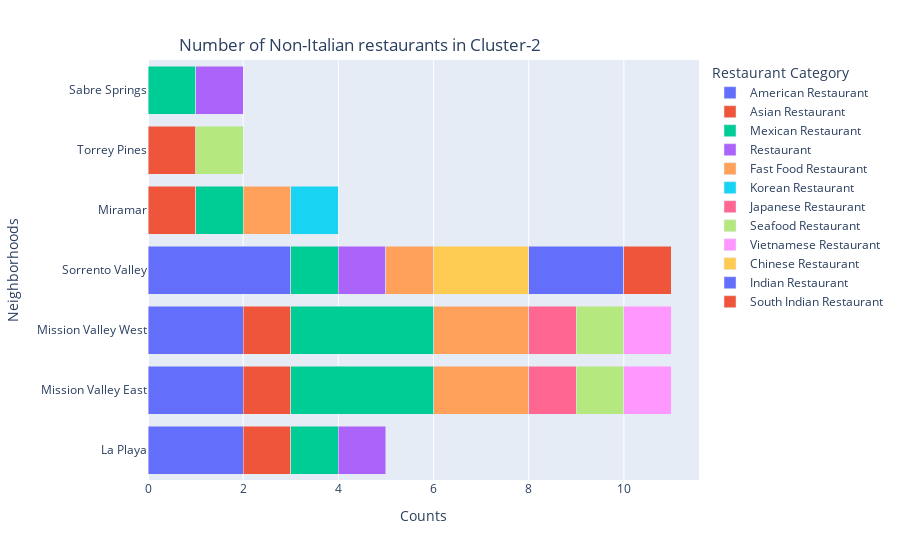

Write notebook code for a chart like this one.
### Code cell
import plotly.express as px 

fig = px.bar(hoods_no_italian_rests, x="Counts", y="Neighborhoods",
             color="Restaurant Category", hover_data=['Restaurant Category'], 
             barmode = 'stack', orientation='h') 

fig.update_layout(
    title={
        'text': "Number of Non-Italian restaurants in Cluster-2",
        'y':0.93,
        'x':0.4,
        'xanchor': 'center',
        'yanchor': 'top'})
fig.show()

### Figure 1 — Plotly figure (JSON) as saved in the notebook; plotly's stock layout.template omitted (floating-point values rounded to 4 significant figures)
{"data": [{"alignmentgroup": "True", "customdata": [["American Restaurant"], ["American Restaurant"], ["American Restaurant"], ["American Restaurant"]], "hovertemplate": "Restaurant Category=%{customdata[0]}<br>Counts=%{x}<br>Neighborhoods=%{y}<extra></extra>", "legendgroup": "American Restaurant", "marker": {"color": "#636efa"}, "name": "American Restaurant", "offsetgroup": "American Restaurant", "orientation": "h", "showlegend": true, "textposition": "auto", "type": "bar", "x": [2, 2, 2, 3], "xaxis": "x", "y": ["La Playa", "Mission Valley East", "Mission Valley West", "Sorrento Valley"], "yaxis": "y"}, {"alignmentgroup": "True", "customdata": [["Asian Restaurant"], ["Asian Restaurant"], ["Asian Restaurant"], ["Asian Restaurant"], ["Asian Restaurant"]], "hovertemplate": "Restaurant Category=%{customdata[0]}<br>Counts=%{x}<br>Neighborhoods=%{y}<extra></extra>", "legendgroup": "Asian Restaurant", "marker": {"color": "#EF553B"}, "name": "Asian Restaurant", "offsetgroup": "Asian Restaurant", "orientation": "h", "showlegend": true, "textposition": "auto", "type": "bar", "x": [1, 1, 1, 1, 1], "xaxis": "x", "y": ["La Playa", "Miramar", "Mission Valley East", "Mission Valley West", "Torrey Pines"], "yaxis": "y"}, {"alignmentgroup": "True", "customdata": [["Mexican Restaurant"], ["Mexican Restaurant"], ["Mexican Restaurant"], ["Mexican Restaurant"], ["Mexican Restaurant"], ["Mexican Restaurant"]], "hovertemplate": "Restaurant Category=%{customdata[0]}<br>Counts=%{x}<br>Neighborhoods=%{y}<extra></extra>", "legendgroup": "Mexican Restaurant", "marker": {"color": "#00cc96"}, "name": "Mexican Restaurant", "offsetgroup": "Mexican Restaurant", "orientation": "h", "showlegend": true, "textposition": "auto", "type": "bar", "x": [1, 1, 3, 3, 1, 1], "xaxis": "x", "y": ["La Playa", "Miramar", "Mission Valley East", "Mission Valley West", "Sabre Springs", "Sorrento Valley"], "yaxis": "y"}, {"alignmentgroup": "True", "customdata": [["Restaurant"], ["Restaurant"], ["Restaurant"]], "hovertemplate": "Restaurant Category=%{customdata[0]}<br>Counts=%{x}<br>Neighborhoods=%{y}<extra></extra>", "legendgroup": "Restaurant", "marker": {"color": "#ab63fa"}, "name": "Restaurant", "offsetgroup": "Restaurant", "orientation": "h", "showlegend": true, "textposition": "auto", "type": "bar", "x": [1, 1, 1], "xaxis": "x", "y": ["La Playa", "Sabre Springs", "Sorrento Valley"], "yaxis": "y"}, {"alignmentgroup": "True", "customdata": [["Fast Food Restaurant"], ["Fast Food Restaurant"], ["Fast Food Restaurant"], ["Fast Food Restaurant"]], "hovertemplate": "Restaurant Category=%{customdata[0]}<br>Counts=%{x}<br>Neighborhoods=%{y}<extra></extra>", "legendgroup": "Fast Food Restaurant", "marker": {"color": "#FFA15A"}, "name": "Fast Food Restaurant", "offsetgroup": "Fast Food Restaurant", "orientation": "h", "showlegend": true, "textposition": "auto", "type": "bar", "x": [1, 2, 2, 1], "xaxis": "x", "y": ["Miramar", "Mission Valley East", "Mission Valley West", "Sorrento Valley"], "yaxis": "y"}, {"alignmentgroup": "True", "customdata": [["Korean Restaurant"]], "hovertemplate": "Restaurant Category=%{customdata[0]}<br>Counts=%{x}<br>Neighborhoods=%{y}<extra></extra>", "legendgroup": "Korean Restaurant", "marker": {"color": "#19d3f3"}, "name": "Korean Restaurant", "offsetgroup": "Korean Restaurant", "orientation": "h", "showlegend": true, "textposition": "auto", "type": "bar", "x": [1], "xaxis": "x", "y": ["Miramar"], "yaxis": "y"}, {"alignmentgroup": "True", "customdata": [["Japanese Restaurant"], ["Japanese Restaurant"]], "hovertemplate": "Restaurant Category=%{customdata[0]}<br>Counts=%{x}<br>Neighborhoods=%{y}<extra></extra>", "legendgroup": "Japanese Restaurant", "marker": {"color": "#FF6692"}, "name": "Japanese Restaurant", "offsetgroup": "Japanese Restaurant", "orientation": "h", "showlegend": true, "textposition": "auto", "type": "bar", "x": [1, 1], "xaxis": "x", "y": ["Mission Valley East", "Mission Valley West"], "yaxis": "y"}, {"alignmentgroup": "True", "customdata": [["Seafood Restaurant"], ["Seafood Restaurant"], ["Seafood Restaurant"]], "hovertemplate": "Restaurant Category=%{customdata[0]}<br>Counts=%{x}<br>Neighborhoods=%{y}<extra></extra>", "legendgroup": "Seafood Restaurant", "marker": {"color": "#B6E880"}, "name": "Seafood Restaurant", "offsetgroup": "Seafood Restaurant", "orientation": "h", "showlegend": true, "textposition": "auto", "type": "bar", "x": [1, 1, 1], "xaxis": "x", "y": ["Mission Valley East", "Mission Valley West", "Torrey Pines"], "yaxis": "y"}, {"alignmentgroup": "True", "customdata": [["Vietnamese Restaurant"], ["Vietnamese Restaurant"]], "hovertemplate": "Restaurant Category=%{customdata[0]}<br>Counts=%{x}<br>Neighborhoods=%{y}<extra></extra>", "legendgroup": "Vietnamese Restaurant", "marker": {"color": "#FF97FF"}, "name": "Vietnamese Restaurant", "offsetgroup": "Vietnamese Restaurant", "orientation": "h", "showlegend": true, "textposition": "auto", "type": "bar", "x": [1, 1], "xaxis": "x", "y": ["Mission Valley East", "Mission Valley West"], "yaxis": "y"}, {"alignmentgroup": "True", "customdata": [["Chinese Restaurant"]], "hovertemplate": "Restaurant Category=%{customdata[0]}<br>Counts=%{x}<br>Neighborhoods=%{y}<extra></extra>", "legendgroup": "Chinese Restaurant", "marker": {"color": "#FECB52"}, "name": "Chinese Restaurant", "offsetgroup": "Chinese Restaurant", "orientation": "h", "showlegend": true, "textposition": "auto", "type": "bar", "x": [2], "xaxis": "x", "y": ["Sorrento Valley"], "yaxis": "y"}, {"alignmentgroup": "True", "customdata": [["Indian Restaurant"]], "hovertemplate": "Restaurant Category=%{customdata[0]}<br>Counts=%{x}<br>Neighborhoods=%{y}<extra></extra>", "legendgroup": "Indian Restaurant", "marker": {"color": "#636efa"}, "name": "Indian Restaurant", "offsetgroup": "Indian Restaurant", "orientation": "h", "showlegend": true, "textposition": "auto", "type": "bar", "x": [2], "xaxis": "x", "y": ["Sorrento Valley"], "yaxis": "y"}, {"alignmentgroup": "True", "customdata": [["South Indian Restaurant"]], "hovertemplate": "Restaurant Category=%{customdata[0]}<br>Counts=%{x}<br>Neighborhoods=%{y}<extra></extra>", "legendgroup": "South Indian Restaurant", "marker": {"color": "#EF553B"}, "name": "South Indian Restaurant", "offsetgroup": "South Indian Restaurant", "orientation": "h", "showlegend": true, "textposition": "auto", "type": "bar", "x": [1], "xaxis": "x", "y": ["Sorrento Valley"], "yaxis": "y"}], "layout": {"barmode": "stack", "legend": {"title": {"text": "Restaurant Category"}, "tracegroupgap": 0}, "margin": {"t": 60}, "title": {"text": "Number of Non-Italian restaurants in Cluster-2", "x": 0.4, "xanchor": "center", "y": 0.93, "yanchor": "top"}, "xaxis": {"anchor": "y", "domain": [0, 1], "title": {"text": "Counts"}}, "yaxis": {"anchor": "x", "domain": [0, 1], "title": {"text": "Neighborhoods"}}}}
